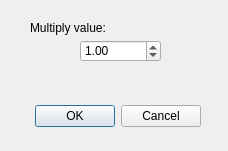
<ui version="4.0" >
 <class>multiplyDialog</class>
 <widget class="QDialog" name="multiplyDialog" >
  <property name="geometry" >
   <rect>
    <x>0</x>
    <y>0</y>
    <width>228</width>
    <height>151</height>
   </rect>
  </property>
  <property name="windowTitle" >
   <string>Multiply</string>
  </property>
  <widget class="QDialogButtonBox" name="buttonBox" >
   <property name="geometry" >
    <rect>
     <x>20</x>
     <y>100</y>
     <width>181</width>
     <height>32</height>
    </rect>
   </property>
   <property name="orientation" >
    <enum>Qt::Horizontal</enum>
   </property>
   <property name="standardButtons" >
    <set>QDialogButtonBox::Cancel|QDialogButtonBox::Ok</set>
   </property>
  </widget>
  <widget class="QDoubleSpinBox" name="doubleSpinBox" >
   <property name="geometry" >
    <rect>
     <x>80</x>
     <y>40</y>
     <width>81</width>
     <height>22</height>
    </rect>
   </property>
   <property name="maximum" >
    <double>1000000000.000000000000000</double>
   </property>
   <property name="value" >
    <double>1.000000000000000</double>
   </property>
  </widget>
  <widget class="QLabel" name="label" >
   <property name="geometry" >
    <rect>
     <x>30</x>
     <y>20</y>
     <width>131</width>
     <height>16</height>
    </rect>
   </property>
   <property name="text" >
    <string>Multiply value:</string>
   </property>
  </widget>
 </widget>
 <resources/>
 <connections>
  <connection>
   <sender>buttonBox</sender>
   <signal>accepted()</signal>
   <receiver>multiplyDialog</receiver>
   <slot>accept()</slot>
   <hints>
    <hint type="sourcelabel" >
     <x>248</x>
     <y>254</y>
    </hint>
    <hint type="destinationlabel" >
     <x>157</x>
     <y>274</y>
    </hint>
   </hints>
  </connection>
  <connection>
   <sender>buttonBox</sender>
   <signal>rejected()</signal>
   <receiver>multiplyDialog</receiver>
   <slot>reject()</slot>
   <hints>
    <hint type="sourcelabel" >
     <x>316</x>
     <y>260</y>
    </hint>
    <hint type="destinationlabel" >
     <x>286</x>
     <y>274</y>
    </hint>
   </hints>
  </connection>
 </connections>
</ui>
